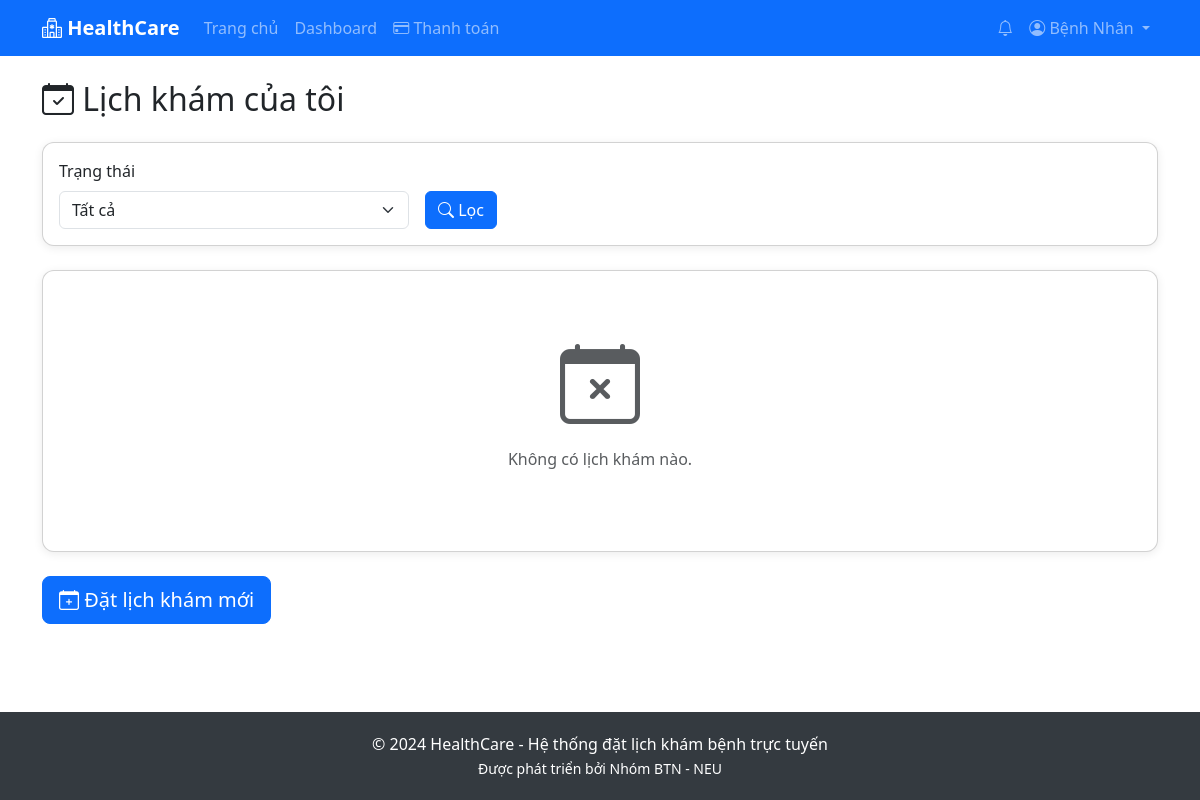
The page /patient/appointments/ (signed in) on the database as committed earlier.
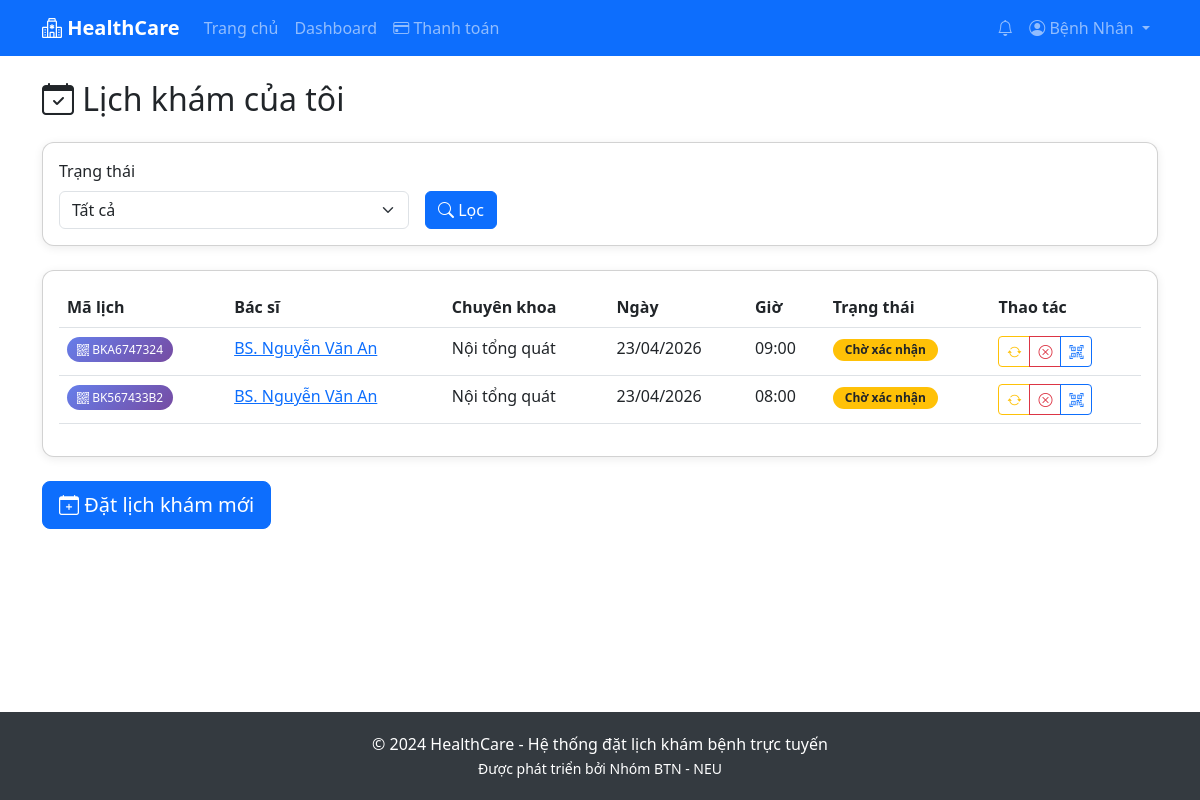
The same page on the database as committed later.
### accounts/models.py (models this page shows, shortened)
class User(AbstractUser):
    ROLE_CHOICES = [
        ('patient', 'Bệnh nhân'),
        ('doctor', 'Bác sĩ'),
        ('admin', 'Quản trị viên'),
    ]
    role = models.CharField(max_length=10, choices=ROLE_CHOICES, default='patient')
    phone = models.CharField(max_length=15, blank=True)
    address = models.TextField(blank=True)
    is_active = models.BooleanField(default=True)
    def is_patient(self):
        return self.role == 'patient'

### appointments/models.py (models this page shows, shortened)
class Appointment(models.Model):
    STATUS_CHOICES = [
        ('pending', 'Chờ xác nhận'),
        ('confirmed', 'Đã xác nhận'),
        ('completed', 'Hoàn thành'),
        ('cancelled', 'Đã hủy'),
        ('rejected', 'Từ chối'),
    ]
    patient = models.ForeignKey(Patient, on_delete=models.CASCADE, related_name='appointments')
    doctor = models.ForeignKey(Doctor, on_delete=models.CASCADE, related_name='appointments')
    appointment_date = models.DateField()
    appointment_time = models.TimeField()
    status = models.CharField(max_length=20, choices=STATUS_CHOICES, default='pending')
    symptoms = models.TextField(blank=True, help_text='Mô tả triệu chứng')
    notes = models.TextField(blank=True, help_text='Ghi chú của bác sĩ')
    checked_in = models.BooleanField(default=False, help_text='Đã check-in khi đến khám')
    checked_in_at = models.DateTimeField(null=True, blank=True)
    created_at = models.DateTimeField(auto_now_add=True)
    updated_at = models.DateTimeField(auto_now=True)
    class Meta:
        verbose_name = 'Lịch khám'
        verbose_name_plural = 'Lịch khám'
        ordering = ['-appointment_date', '-appointment_time']
        constraints = [
            models.UniqueConstraint(
                fields=['doctor', 'appointment_date', 'appointment_time'],
                condition=Q(status__in=['pending', 'confirmed']),
                name='uniq_active_appointment_slot',
            )
        ]

class BookingConfirmation(models.Model):
    appointment = models.OneToOneField(Appointment, on_delete=models.CASCADE, related_name='confirmation')
    confirmation_code = models.CharField(max_length=20, unique=True, help_text='Mã xác nhận')
    qr_data = models.TextField(blank=True, help_text='Dữ liệu cho QR code (JSON)')
    created_at = models.DateTimeField(auto_now_add=True)
    class Meta:
        verbose_name = 'Phiếu khám'
        verbose_name_plural = 'Phiếu khám'

### doctors/models.py (models this page shows, shortened)
class Doctor(models.Model):
    STATUS_CHOICES = [
        ('available', 'Đang làm việc'),
        ('busy', 'Bận'),
        ('off', 'Nghỉ phép'),
    ]
    user = models.OneToOneField(User, on_delete=models.CASCADE, related_name='doctor_profile')
    specialization = models.ForeignKey(Specialization, on_delete=models.SET_NULL, null=True, related_name='doctors')
    qualification = models.CharField(max_length=200, blank=True)
    experience_years = models.PositiveIntegerField(default=0)
    consultation_fee = models.DecimalField(max_digits=10, decimal_places=0, default=0)
    status = models.CharField(max_length=20, choices=STATUS_CHOICES, default='available')
    bio = models.TextField(blank=True)
    clinic_name = models.CharField(max_length=200, blank=True, help_text='Tên phòng khám')
    clinic_address = models.TextField(blank=True, help_text='Địa chỉ phòng khám')
    clinic_phone = models.CharField(max_length=15, blank=True, help_text='Số điện thoại phòng khám')
    clinic_map_url = models.URLField(blank=True, help_text='URL Google Maps iframe')
    created_at = models.DateTimeField(auto_now_add=True)
    updated_at = models.DateTimeField(auto_now=True)
    def __str__(self):
        return f"BS. {self.user.get_full_name() or self.user.username}"
    class Meta:
        verbose_name = 'Bác sĩ'
        verbose_name_plural = 'Bác sĩ'

class Specialization(models.Model):
    name = models.CharField(max_length=100, unique=True)
    description = models.TextField(blank=True)
    class Meta:
        verbose_name = 'Chuyên khoa'
        verbose_name_plural = 'Chuyên khoa'

### patients/views.py (the view)
    def wrapper(request, *args, **kwargs):
        if not request.user.is_patient():
            messages.error(request, 'Bạn không có quyền truy cập trang này.')
            return redirect('dashboard')
        return view_func(request, *args, **kwargs)

### patients/views.py (called while the page is built)
def patient_required(view_func):
    def wrapper(request, *args, **kwargs):
        if not request.user.is_patient():
            messages.error(request, 'Bạn không có quyền truy cập trang này.')
            return redirect('dashboard')
        return view_func(request, *args, **kwargs)
    return wrapper

@login_required
@patient_required
def my_appointments(request):
    patient = request.user.patient_profile
    status_filter = request.GET.get('status', '')
    appointments = Appointment.objects.filter(patient=patient)
    if status_filter:
        appointments = appointments.filter(status=status_filter)
    context = {
        'appointments': appointments,
        'status_filter': status_filter,
    }
    return render(request, 'patients/my_appointments.html', context)

### templates/patients/my_appointments.html (shortened to what this page needs)
{% extends 'base.html' %}
{% block content %}
<div class="container py-4">
    <h2 class="mb-4"><i class="bi bi-calendar-check"></i> Lịch khám của tôi</h2>
    <div class="card mb-4">
        <div class="card-body">
            <form method="get" class="row g-3 align-items-end">
                <div class="col-md-4">
                    <label class="form-label">Trạng thái</label>
                    <select name="status" class="form-select">
                        <option value="">Tất cả</option>
                    </select>
                </div>
                <div class="col-md-2">
                    <button type="submit" class="btn btn-primary"><i class="bi bi-search"></i> Lọc</button>
                </div>
            </form>
        </div>
    </div>
    <div class="card">
        <div class="card-body">
            {% if appointments %}
                <div class="table-responsive">
                    <table class="table table-hover">
                        <thead>
                            <tr>
                                <th>Mã lịch</th>
                                <th>Bác sĩ</th>
                                <th>Chuyên khoa</th>
                                <th>Ngày</th>
                                <th>Giờ</th>
                                <th>Trạng thái</th>
                                <th>Thao tác</th>
                            </tr>
                        </thead>
                        <tbody>
                            {% for apt in appointments %}
                                <tr>
                                    <td>
                                        {% if apt.confirmation %}
                                            <span class="confirmation-badge" title="Mã xác nhận">
                                                <i class="bi bi-qr-code"></i> {{ apt.confirmation.confirmation_code }}
                                            </span>
                                        {% else %}
                                            <span class="text-muted">-</span>
                                        {% endif %}
                                    </td>
                                    <td>
                                        <a href="{% url 'doctor_detail' apt.doctor.id %}">{{ apt.doctor }}</a>
                                    </td>
                                    <td>{{ apt.doctor.specialization.name|default:"-" }}</td>
                                    <td>{{ apt.appointment_date|date:"d/m/Y" }}</td>
                                    <td>{{ apt.appointment_time|time:"H:i" }}</td>
                                    <td>
                                        <span class="badge status-badge-custom bg-{% if apt.status == 'pending' %}warning text-dark{% elif apt.status == 'confirmed' %}success{% elif apt.status == 'completed' %}info{% elif apt.status == 'cancelled' %}danger{% elif apt.status == 'rejected' %}secondary{% endif %}">
                                            {{ apt.get_status_display }}
                                        </span>
                                    </td>
                                    <td>
                                        <div class="btn-group btn-group-sm">
                                            {% if apt.status == 'pending' or apt.status == 'confirmed' %}
                                                <a href="{% url 'reschedule_appointment' apt.id %}" class="btn btn-outline-warning" title="Đổi lịch">
                                                    <i class="bi bi-arrow-repeat"></i>
                                                </a>
                                                <a href="{% url 'cancel_appointment' apt.id %}" class="btn btn-outline-danger"
                                                   onclick="return confirm('Bạn có chắc muốn hủy lịch này?')" title="Hủy lịch">
                                                    <i class="bi bi-x-circle"></i>
                                                </a>
                                            {% endif %}
                                            {% if apt.confirmation %}
                                                <a href="{% url 'booking_confirmation' apt.confirmation.id %}" class="btn btn-outline-primary" title="Xem phiếu khám">
                                                    <i class="bi bi-qr-code-scan"></i>
                                                </a>
                                            {% endif %}
                                        </div>
                                    </td>
                                </tr>
                            {% endfor %}
                        </tbody>
                    </table>
                </div>
            {% else %}
                <div class="text-center py-5">
                    <i class="bi bi-calendar-x display-1 text-muted"></i>
                    <p class="text-muted mt-3">Không có lịch khám nào.</p>
                </div>
            {% endif %}
        </div>
    </div>
    <div class="mt-4">
        <a href="{% url 'book_appointment' %}" class="btn btn-primary btn-lg">
            <i class="bi bi-calendar-plus"></i> Đặt lịch khám mới
        </a>
    </div>
</div>
{% endblock %}

### templates/base.html (shortened to what this page needs)
<!DOCTYPE html>
<html lang="vi">
<head>
    <link href="https://cdn.jsdelivr.net/npm/bootstrap@5.3.0/dist/css/bootstrap.min.css" rel="stylesheet">
    <link href="https://cdn.jsdelivr.net/npm/bootstrap-icons@1.10.0/font/bootstrap-icons.css" rel="stylesheet">
</head>
<body>
    <nav class="navbar navbar-expand-lg navbar-dark bg-primary">
        <div class="container">
            <a class="navbar-brand" href="{% url 'home' %}">
                <i class="bi bi-hospital"></i> HealthCare
            </a>
            <div class="collapse navbar-collapse" id="navbarNav">
                <ul class="navbar-nav me-auto">
                    <li class="nav-item">
                        <a class="nav-link" href="{% url 'home' %}">Trang chủ</a>
                    </li>
                    {% if user.is_authenticated %}
                        <li class="nav-item">
                            <a class="nav-link" href="{% url 'dashboard' %}">Dashboard</a>
                        </li>
                        {% if user.is_patient %}
                        <li class="nav-item">
                            <a class="nav-link" href="{% url 'payment_history' %}">
                                <i class="bi bi-credit-card"></i> Thanh toán
                            </a>
                        </li>
                        {% endif %}
                    {% endif %}
                </ul>
                <ul class="navbar-nav">
                    {% if user.is_authenticated %}
                        <li class="nav-item dropdown">
                            <a class="nav-link position-relative" href="#" id="notificationDropdown" role="button" data-bs-toggle="dropdown">
                                <i class="bi bi-bell"></i>
                            </a>
                        </li>
                        <li class="nav-item dropdown">
                            <a class="nav-link dropdown-toggle" href="#" id="userDropdown" role="button" data-bs-toggle="dropdown">
                                <i class="bi bi-person-circle"></i>
                                <span class="d-none d-md-inline">{{ user.get_full_name|default:user.username }}</span>
                            </a>
                        </li>
                    {% endif %}
                </ul>
            </div>
        </div>
    </nav>
    <main>
        {% block content %}{% endblock %}
    </main>
    <footer>
        <div class="container text-center">
            <p class="mb-0">&copy; 2024 HealthCare - Hệ thống đặt lịch khám bệnh trực tuyến</p>
            <small>Được phát triển bởi Nhóm BTN - NEU</small>
        </div>
    </footer>
</body>
</html>

### templates/base.html (style rules this page uses)
:root { --primary-gradient: linear-gradient(135deg, #667eea 0%, #764ba2 100%); --primary-color: #667eea; }
* { -webkit-tap-highlight-color: transparent; }
body { min-height: 100vh; display: flex; flex-direction: column; font-size: 16px; }
.navbar-brand { font-weight: bold; }
.card { transition: transform 0.2s; border-radius: 12px; box-shadow: 0 2px 10px rgba(0,0,0,0.08); }
footer { margin-top: auto; background-color: #343a40; color: white; padding: 20px 0; }
.navbar { position: sticky; top: 0; z-index: 1030; }

### templates/patients/my_appointments.html (style rules this page uses)
.confirmation-badge { background: linear-gradient(135deg, #667eea 0%, #764ba2 100%); color: white; padding: 4px 10px; border-radius: 15px; font-size: 12px; }
.status-badge-custom { padding: 5px 12px; border-radius: 15px; font-weight: 600; }

Rows that differ between the two databases and show on the page:
added Appointment: confirmation.confirmation_code "BKA6747324", doctor "BS. Nguyễn Văn An", doctor.specialization.name "Nội tổng quát", appointment_date "23/04/2026", appointment_time "09:00", status "Chờ xác nhận"
added Appointment: confirmation.confirmation_code "BK567433B2", doctor "BS. Nguyễn Văn An", doctor.specialization.name "Nội tổng quát", appointment_date "23/04/2026", appointment_time "08:00", status "Chờ xác nhận"
Other text that changed with them:
text no longer shown: "Không có lịch khám nào."
text now shown: "Mã lịch Bác sĩ Chuyên khoa Ngày Giờ Trạng thái Thao tác"
